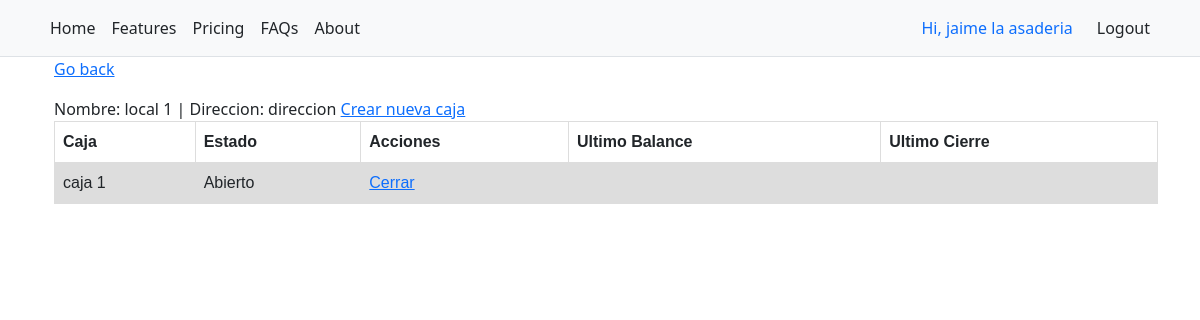
The page /venues/details/1 (signed in) on the database its author committed.
### management/models.py (models this page shows, shortened)
class Company(models.Model):
    name = models.CharField(max_length=30)
    address = models.CharField(max_length=200, null=True)
    manager = models.ForeignKey(User, on_delete=models.DO_NOTHING, null=False)

class Venue(models.Model):
    name = models.CharField(max_length=30)
    address = models.CharField(max_length=200)
    company = models.ForeignKey(Company, on_delete=models.CASCADE, null=False)

class Drawer(models.Model):
    name = models.CharField(max_length=30)
    venue = models.ForeignKey(Venue, on_delete=models.CASCADE, null=False)
    status =  models.CharField(
        max_length = 10,
        choices = DRAWER_STATUS,
        default = 'New'
    )

### management/views.py (the view)
# urls.py: path('venues/details/<int:id>', views.venue_details, name='venue_details'),
@login_required
def venue_details(request, id):
    venue = Venue.objects.get(id=id)
    context = {
        'venue': venue,
    }
    return render(request, 'venues/details.html', context)

### templates/venues/details.html (shortened to what this page needs)
{% extends 'content.html' %}
{% load i18n %}
{% block child %}
<p><a href="{{request.META.HTTP_REFERER}}">Go back</a></p>
Nombre: {{ venue.name }} | Direccion: {{ venue.address }}
<a href="{% url 'drawer_create' venue.id %}">Crear nueva caja</a>
<table>
    <tr>
        <th>Caja</th>
        <th>Estado</th>
        <th>Acciones</th>
        <th>Ultimo Balance</th>
        <th>Ultimo Cierre</th>
    </tr>
    {% for drawer in venue.drawer_set.all %}
    <tr>
        <td>{{ drawer.name }}</td>
        <td>{% translate drawer.status %}</td>
        <td>{% if drawer.status == 'Open' %} <a href="{% url 'drawer_close' drawer.id %}">Cerrar</a> {% else %} <a href="{% url 'drawer_open' drawer.id %}">Abrir</a> {% endif %}</td>
        <td>{{drawer.closingbalance_set.last.totalCashAmount}}</td>
        <td>{{drawer.closingbalance_set.last.dateTime}}</td>
    </tr>
    {% endfor %}
</table>
{% endblock %}

### templates/menu.html
<header class="">
  <nav class="py-2 bg-light border-bottom">
      <div class="container d-flex flex-wrap">
          <ul class="nav me-auto">
            <li class="nav-item"><a href="{% url 'dashboard' %}" class="nav-link link-dark px-2 active" aria-current="page">Home</a></li>
            <li class="nav-item"><a href="#" class="nav-link link-dark px-2">Features</a></li>
            <li class="nav-item"><a href="#" class="nav-link link-dark px-2">Pricing</a></li>
            <li class="nav-item"><a href="#" class="nav-link link-dark px-2">FAQs</a></li>
            <li class="nav-item"><a href="#" class="nav-link link-dark px-2">About</a></li>
          </ul>
          <ul class="nav">
            {% if user.is_authenticated %}
              <li class="nav-item"><a class="nav-link" href="#">Hi, {{user.username}}
                {% if user.company_set.all.count > 1 %}
                <select>
                {% for company in user.company_set.all %}
                  <option>{{company.name}}</option>
                {% endfor %}
                </select>
                {% else %}
                {{user.company_set.first.name}}
                {% endif %} </a></li>
              <li class="nav-item"><a href="{% url 'logout' %}" class="nav-link link-dark px-2">Logout</a></li>
            {% else %}
              <li class="nav-item"><a href="{% url 'login' %}" class="nav-link link-dark px-2">Login</a></li>
            {% endif %}
          </ul>
        </div>
  </nav>
</header>

### templates/venues/details.html (style rules this page uses)
table { font-family: arial, sans-serif; border-collapse: collapse; width: 100%; }
td, th { border: 1px solid #dddddd; text-align: left; padding: 8px; }
tr:nth-child(even) { background-color: #dddddd; }

### rows shown on the page
Venue: name "local 1", address "direccion"
Drawer: name "caja 1", shows "Cerrar"

### other values the page prints
{{ user.username }} "jaime"
{{ user.company_set.first.name }} "la asaderia"
